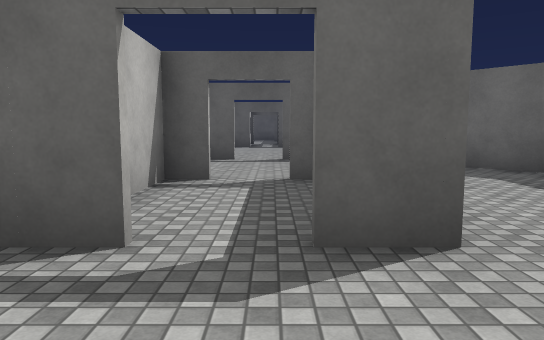
view 1 (above)

13 first-person views from a walk through a scene from a Unity 3-D project. The camera is 1.4 m above the floor, tilts 6° down and sees 70° across. The floor is counted in squares, 2 m on a side. Each view is taken from the middle of a square. On the plan, view 1 faces up. The plan holds only what a view shows up to about 11 squares ahead; the rest is blank. The player is left out. Door leaves are left out, so doorways stand open. Surface patterns are stand-ins for the level's own textures.

view 2
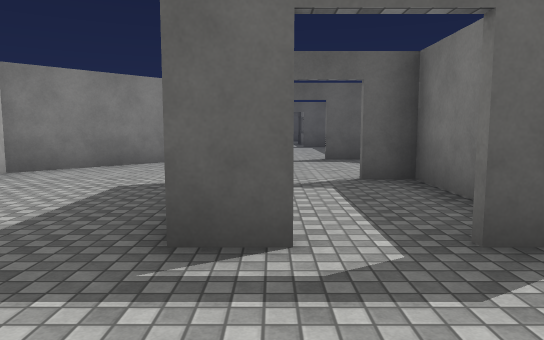

view 3
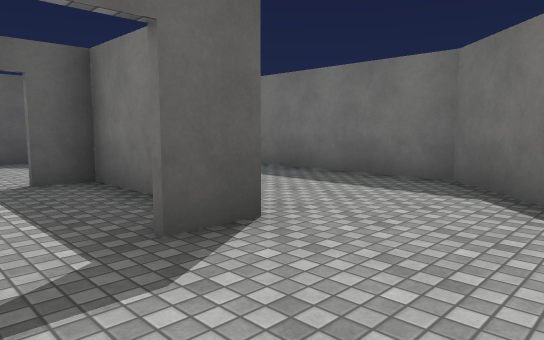

view 4
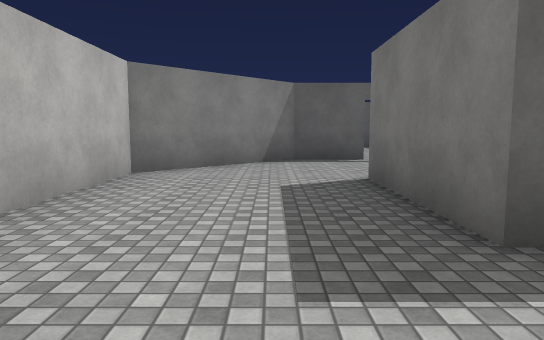

view 5
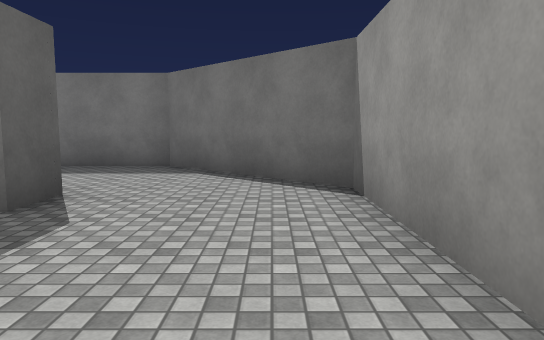

view 6
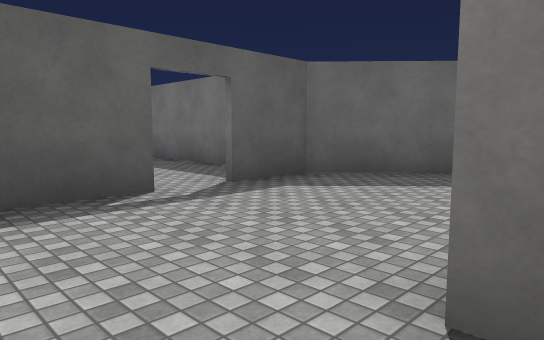

view 7
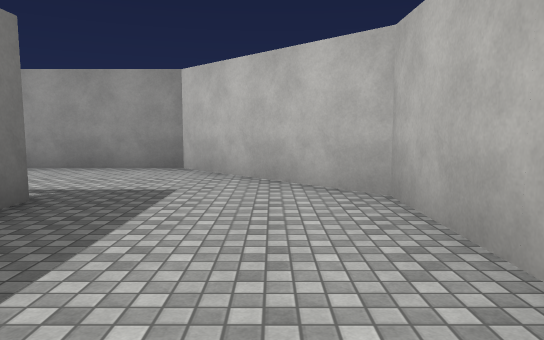

view 8
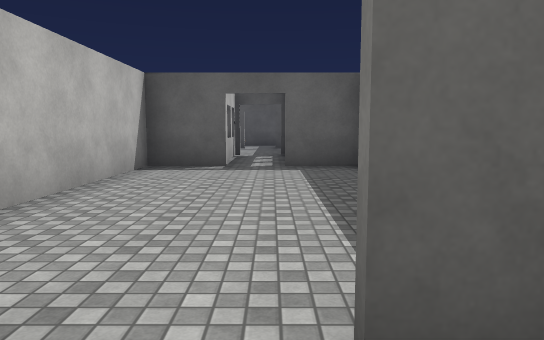

view 9
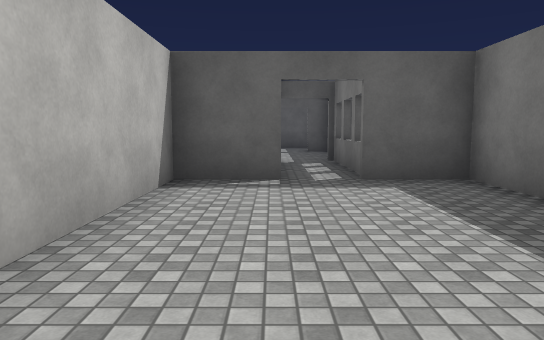

view 10
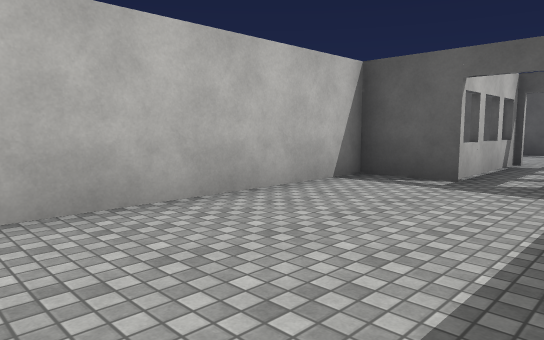

view 11
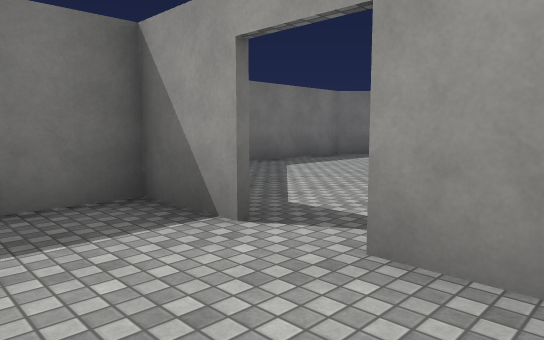

view 12
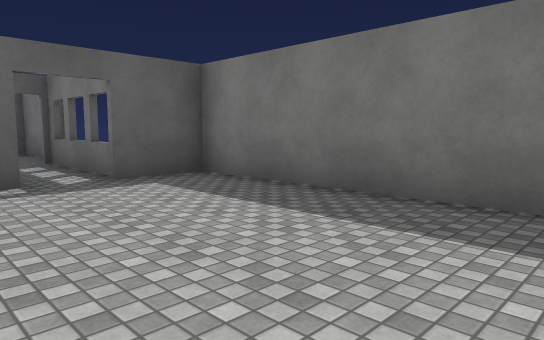

view 13
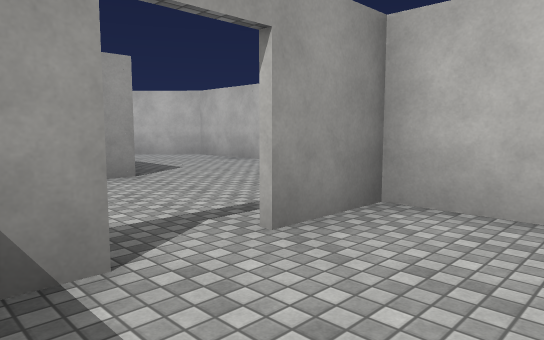

### Floor plan
Points are (right, up) in squares from view 1. A wall is a line through its corners. A room is listed if a view was taken in it or the views show most of it. See-through windows are left out.
Room 1 (views 1, 2, 3, 4, 5, 6, 7, 8)
walls: (-0.8, 9) (-2.5, 9); (-0.8, 2.2) (-1.6, 2.2) (-1.6, 5.5) (-1.1, 5.5); (-2.4, 9.1) (-5.3, 6.2) (-5.3, 1.9) (-2.4, -1) (1.6, -1) (4.4, 1.9) (4.4, 5.8); (1.2, 2.2) (0.2, 2.2); (4.4, 6.2) (1.8, 9) (0.2, 9)
ways out: open door at (0, 9) to room 2; opening at (0, 2) to room 3; opening at (0, 6) to room 3
Room 2 (views 9, 10, 11, 12, 13)
walls: (-0.8, 15.4) (-2.4, 15.4) (-2.4, 9.1) (-0.9, 9.1); (0.3, 15.8) (0.3, 18.8); (0.1, 9.1) (1.8, 9.1); (1.8, 9) (1.8, 15.4) (0.2, 15.4); (0.9, 18.6) (0.2, 18.6); (-0.9, 18.8) (-0.9, 15.8)
ways out: open door at (0, 9) to room 1; opening at (0, 19)
Room 3 (no view inside)
walls: (1, 3.8) (1, 5.4) (0.2, 5.4); (-0.8, 5.4) (-1.5, 5.4) (-1.5, 4)
ways out: opening at (0, 2) to room 1; opening at (0, 6) to room 1

Where each view was taken, in squares from view 1:
view 1: 0 up, 0 right, facing up
view 2: 0 up, 1 left, facing up
view 3: 0 up, 1 left, facing up-right
view 4: 0 up, 3 left, facing up
view 5: 0 up, 3 left, facing right
view 6: 5 up, 3 left, facing up-right
view 7: 6 up, 4 left, facing down
view 8: 8 up, 0 right, facing up
view 9: 10 up, 1 left, facing up
view 10: 10 up, 1 right, facing up-left
view 11: 11 up, 2 left, facing down-right
view 12: 10 up, 2 left, facing up-right
view 13: 11 up, 1 right, facing down-left
